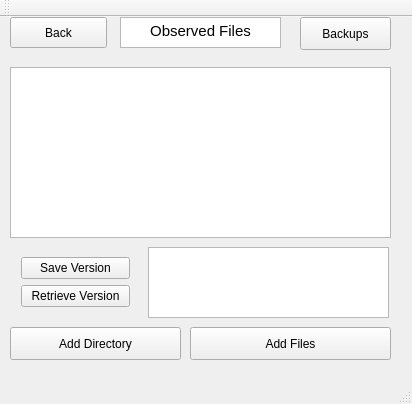
<?xml version="1.0" encoding="UTF-8"?>
<ui version="4.0">
 <class>MainWindow</class>
 <widget class="QMainWindow" name="MainWindow">
  <property name="geometry">
   <rect>
    <x>0</x>
    <y>0</y>
    <width>412</width>
    <height>404</height>
   </rect>
  </property>
  <property name="windowTitle">
   <string>MainWindow</string>
  </property>
  <widget class="QWidget" name="centralWidget">
   <widget class="QListView" name="listView">
    <property name="enabled">
     <bool>true</bool>
    </property>
    <property name="geometry">
     <rect>
      <x>10</x>
      <y>50</y>
      <width>381</width>
      <height>171</height>
     </rect>
    </property>
   </widget>
   <widget class="QTextEdit" name="textEdit">
    <property name="geometry">
     <rect>
      <x>120</x>
      <y>0</y>
      <width>161</width>
      <height>31</height>
     </rect>
    </property>
    <property name="layoutDirection">
     <enum>Qt::LeftToRight</enum>
    </property>
    <property name="html">
     <string>&lt;!DOCTYPE HTML PUBLIC &quot;-//W3C//DTD HTML 4.0//EN&quot; &quot;http://www.w3.org/TR/REC-html40/strict.dtd&quot;&gt;
&lt;html&gt;&lt;head&gt;&lt;meta name=&quot;qrichtext&quot; content=&quot;1&quot; /&gt;&lt;style type=&quot;text/css&quot;&gt;
p, li { white-space: pre-wrap; }
&lt;/style&gt;&lt;/head&gt;&lt;body style=&quot; font-family:'Ubuntu'; font-size:11pt; font-weight:400; font-style:normal;&quot;&gt;
&lt;p align=&quot;center&quot; style=&quot; margin-top:0px; margin-bottom:0px; margin-left:0px; margin-right:0px; -qt-block-indent:0; text-indent:0px;&quot;&gt;Observed Files&lt;/p&gt;&lt;/body&gt;&lt;/html&gt;</string>
    </property>
    <property name="placeholderText">
     <string/>
    </property>
   </widget>
   <widget class="QPushButton" name="pushButton">
    <property name="geometry">
     <rect>
      <x>10</x>
      <y>0</y>
      <width>97</width>
      <height>31</height>
     </rect>
    </property>
    <property name="text">
     <string>Back</string>
    </property>
   </widget>
   <widget class="QPushButton" name="pushButton_2">
    <property name="geometry">
     <rect>
      <x>300</x>
      <y>0</y>
      <width>91</width>
      <height>33</height>
     </rect>
    </property>
    <property name="text">
     <string>Backups</string>
    </property>
   </widget>
   <widget class="QTextEdit" name="textEdit_2">
    <property name="geometry">
     <rect>
      <x>10</x>
      <y>50</y>
      <width>381</width>
      <height>171</height>
     </rect>
    </property>
   </widget>
   <widget class="QListView" name="listView_2">
    <property name="geometry">
     <rect>
      <x>10</x>
      <y>50</y>
      <width>381</width>
      <height>171</height>
     </rect>
    </property>
   </widget>
   <widget class="QListView" name="listView_3">
    <property name="geometry">
     <rect>
      <x>10</x>
      <y>50</y>
      <width>381</width>
      <height>171</height>
     </rect>
    </property>
   </widget>
   <widget class="QTextEdit" name="textEdit_3">
    <property name="geometry">
     <rect>
      <x>10</x>
      <y>50</y>
      <width>381</width>
      <height>171</height>
     </rect>
    </property>
   </widget>
   <widget class="QTextEdit" name="textEdit_4">
    <property name="geometry">
     <rect>
      <x>148</x>
      <y>230</y>
      <width>241</width>
      <height>71</height>
     </rect>
    </property>
   </widget>
   <widget class="QWidget" name="verticalLayoutWidget">
    <property name="geometry">
     <rect>
      <x>10</x>
      <y>229</y>
      <width>131</width>
      <height>74</height>
     </rect>
    </property>
    <layout class="QVBoxLayout" name="verticalLayout">
     <item>
      <widget class="QPushButton" name="pushButton_3">
       <property name="text">
        <string>Save Version</string>
       </property>
      </widget>
     </item>
     <item>
      <widget class="QPushButton" name="pushButton_4">
       <property name="text">
        <string>Retrieve Version</string>
       </property>
      </widget>
     </item>
    </layout>
   </widget>
   <widget class="QPushButton" name="pushButton_5">
    <property name="geometry">
     <rect>
      <x>190</x>
      <y>310</y>
      <width>201</width>
      <height>33</height>
     </rect>
    </property>
    <property name="text">
     <string>Add Files</string>
    </property>
   </widget>
   <widget class="QPushButton" name="pushButton_6">
    <property name="geometry">
     <rect>
      <x>10</x>
      <y>310</y>
      <width>171</width>
      <height>33</height>
     </rect>
    </property>
    <property name="text">
     <string>Add Directory</string>
    </property>
   </widget>
  </widget>
  <widget class="QMenuBar" name="menuBar">
   <property name="geometry">
    <rect>
     <x>0</x>
     <y>0</y>
     <width>412</width>
     <height>29</height>
    </rect>
   </property>
  </widget>
  <widget class="QToolBar" name="mainToolBar">
   <attribute name="toolBarArea">
    <enum>TopToolBarArea</enum>
   </attribute>
   <attribute name="toolBarBreak">
    <bool>false</bool>
   </attribute>
  </widget>
  <widget class="QStatusBar" name="statusBar"/>
 </widget>
 <layoutdefault spacing="6" margin="11"/>
 <resources/>
 <connections/>
</ui>
